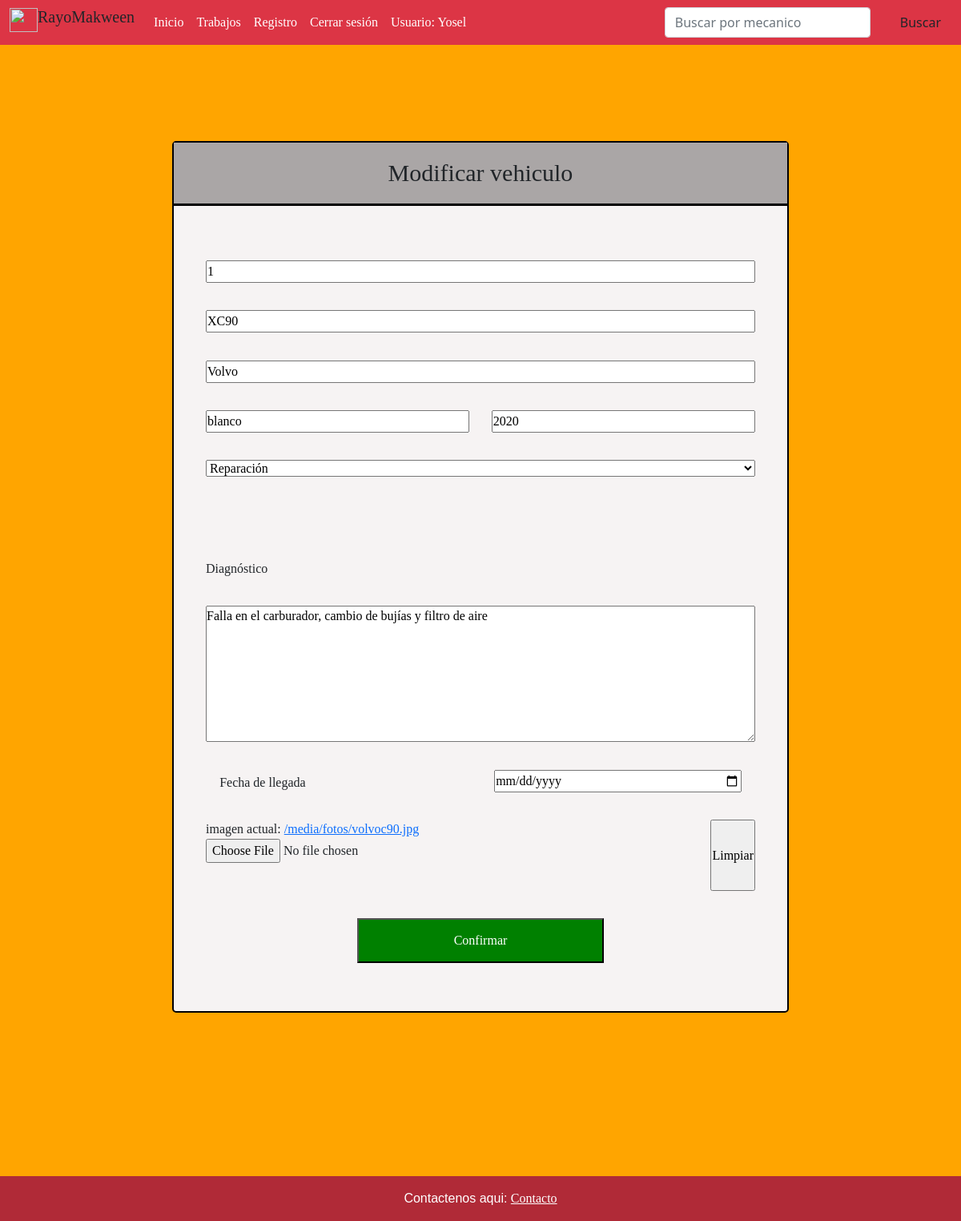
/modificar_auto/1/ (signed in), run on the app's committed database.
### rayoMakween/models.py (models this page shows, shortened)
class auto(models.Model):
    id_auto = models.AutoField(primary_key=True)
    marca = models.CharField(max_length=40)
    modelo = models.CharField(max_length=50)
    descripcion = models.TextField(max_length=500)
    imagen = models.ImageField(upload_to='fotos',default='fotos/no_imagen.jpg')
    categoria =models.ForeignKey(categoria, on_delete=models.CASCADE)
    publicar= models.BooleanField(default=False)
    comentario= models.TextField(default='--',null=True)
    anno_vehiculo= models.IntegerField(null=True)
    color= models.CharField(null=True,max_length=30)
    fecha_ingreso= models.DateField(default=timezone.now)
    usuario= models.CharField(max_length=45,null=True)

### rayoMakween/views.py (the view)
# urls.py: path('modificar_auto/<id>/',Modificar_auto,name="MODIA"),
@login_required(login_url='/login/')
@permission_required('rayoMakween.change_auto',login_url='/login/')
def Modificar_auto(request,id):
    aut= auto.objects.get(id_auto=id)
    registros= categoria.objects.all()
    contexto= {"categorias":registros,"autos":aut}
    return render(request,"modificar.html",contexto)

### rayoMakween/templates/modificar.html (shortened to what this page needs)
{% extends "base.html" %}
{%load static%}
{% block css %}
<link type="text/css" rel="stylesheet" href="{% static 'CSS/estilosRegister.css' %}">
{% endblock css %}
{% block contenido %}
<main>
    <form class="fromu-regis" action="{% url 'MODIFI' %}" method="POST" onsubmit="return validar()"
        enctype="multipart/form-data">
        <h3 class="from-titulo">Modificar vehiculo</h3>
        <div class="Contenedor">
            <input class="colum" type="number" name="txtId" id="txtId" value="{{autos.id_auto}}">
            <input class="colum" type="text" name="txtModelo" id="txtModelo" placeholder="Modelo del auto"
                value="{{autos.modelo}}">
            <input class="colum" type="text" name="txtMarca" id="txtMarca" placeholder="Marca del auto"
                value="{{autos.marca}}">
            <input class="colum5" type="text" name="txtcolor" id="txtcolor" placeholder="Color" value="{{autos.color}}">
            <input class="colum5" type="number" name="numberanno" id="numberanno" placeholder="año del modelo"
                value="{{autos.anno_vehiculo}}">
            <select class="colum" name="cboCategoria" id="cboCategoria">
                {% for reg in categorias %}
                    {% if reg.nombre == autos.categoria.nombre %}
                        <option selected value="{{reg.nombre}}">{{reg.nombre}}</option>
                    {% else %}
                        <option value="{{reg.nombre}}">{{reg.nombre}}</option>
                    {% endif %}
                {% endfor %}
            </select>
            <label for="formFile" class="form-label colum2">Diagnóstico</label>
            <textarea class="colum" name="txtDescripcion" id="txtDescripcion" cols="30"
                rows="7">{{autos.descripcion}}</textarea>
            <label for="formFile" class="form-label colum3">Fecha de llegada</label>
            <input class="colum3" type="date" name="txtfecha" id="txtfecha" value="{{autos.fecha_ingreso}}">
            <label for="formFile" class="form-label">
                imagen actual: <a href="{{autos.imagen.url}}">{{autos.imagen.url}}</a>
                <input class="colum" type="file" name="txtImg" id="txtImg">
            </label>
            <input class="btn-registro" type="reset" value="Limpiar" id="Limpiar">
            <input class="boton colum3" type="submit" value="Confirmar" id="Confirmar">
        </div>
    </form>
</main>
{% endblock contenido %}

### rayoMakween/templates/base.html (shortened to what this page needs)
{% load static %}
<!DOCTYPE html>
<html lang="es">
<head>
  <link href="https://cdn.jsdelivr.net/npm/bootstrap@5.0.0-beta3/dist/css/bootstrap.min.css" rel="stylesheet"
>
  <link type="text/css" rel="stylesheet" href="{% static 'CSS/general.css' %}">
  {% block css%}
  {% endblock css%}
</head>
<body>
  <header>
    <nav class="navbar navbar-expand-lg navbar-light bg-danger">
      <div class="container-fluid">
        <h5 style="font-family: cursive;"><img src="{% static 'imang/rayo.png' %}" alt="" width="35" height="30"
            class="d-inline-block align-text-top">RayoMakween</h5>
        <div class="collapse navbar-collapse" id="navbarTogglerDemo01">
          <ul class="navbar-nav me-auto mb-2 mb-lg-0 ">
            <li class="nav-item">
              <a class="nav-link text-white" href="{% url 'IND' %}">Inicio</a>
            </li>
            <li class="nav-item">
              <a class="nav-link text-white" href="{% url 'TRAB' %}">Trabajos</a>
            </li>
            {% if user.is_authenticated %}
            <li class="nav-item">
              <a class="nav-link text-white" href="{% url 'FREG' %}">Registro</a>
            </li>
            <li class="nav-item">
              <a class="nav-link text-white" href="{% url 'CERRARS' %}">Cerrar sesión</a>
            </li>
            <li class="nav-item">
              <a class="nav-link text-white" href="">Usuario: {{user.first_name}}</a>
            </li>
            {% endif %}
            <li class="nav-item">
              <div class="nav-link text-white " id="valor_dolar"></div>
            </li>
          </ul>
          <form class="d-flex" action="{% url 'BUSCARME' %}" method="post">
            <input class="form-control me-4" type="text" name="txtMeca" id="txtMeca" placeholder="Buscar por mecanico" aria-label="Search">
            <button class="btn btn-outline-black " type="submit">Buscar</button>
          </form>
        </div>
      </div>
    </nav>
  </header>
  {% block contenido %}
  {% endblock contenido %}
  <footer class="bg-danger text-center text-white ">
    <div class="text-center p-3" style="background-color: rgba(0, 0, 0, 0.2);">
      Contactenos aqui:
      <a class="text-white" href="{% url 'CONT' %}">Contacto</a>
    </div>
  </footer>
</body>
</html>

### rayoMakween/static/CSS/general.css (style rules this page uses)
* { margin: 0; padding: 0; }
body { margin:0; background-color:orange; }
header a { font-family: Cochin, Georgia, Times, 'Times New Roman', serif; }
footer a { font-family:Cochin, Georgia, Times, 'Times New Roman', serif ; }
footer { font-family: 'Lucida Sans', 'Lucida Sans Regular', 'Lucida Grande', 'Lucida Sans Unicode', Geneva, Verdana, sans-serif; }
main { font-family: 'Times New Roman', Times, serif; }

### rayoMakween/static/CSS/estilosRegister.css (style rules this page uses)
.fromu-regis { background-color: rgb(246, 243, 243); border: solid 2px black; width: 95%; max-width: 770px; margin: auto; margin-top: 10%; margin-bottom: 17%; border-radius: 5px; }
.from-titulo { background-color: rgb(170, 166, 166); padding: 20px; text-align: center; font-size: 30px; border-bottom: solid 3px black; }
.Contenedor { padding: 60px 40px ; display: flex; flex-wrap: wrap; justify-content: space-between; }
.colum { width:90%; margin: auto; margin-bottom: 5%; }
.colum2 { width:90%; margin: auto; margin-bottom: 5%; margin-top: 12%; }
.colum3 { width:45%; margin: auto; margin-bottom: 5%; }
.colum5 { width: 48%; margin-bottom: 5%; }
.boton { margin:auto; margin-top: 5%; background-color: green; color: white; cursor: pointer; }
.colum { width:100%; margin-bottom: 5%; }
.colum2 { width: 100%; margin: auto; margin-top: 10%; margin-bottom: 5%; }
.boton { margin:auto; background-color: green; color: white; padding: 2% 5% ; margin-top: 5%; }

### data on the page
auto: txtId "1", txtModelo "XC90", txtMarca "Volvo", txtcolor "blanco", numberanno "2020", txtDescripcion "Falla en el carburador, cambio de bujías y filtro de aire", imagen "/media/fotos/volvoc90.jpg"

### other printed values
{{ user.first_name }} "Yosel"
form field cboCategoria "Reparación"
